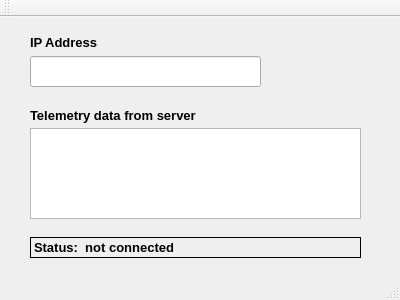
<?xml version="1.0" encoding="UTF-8"?>
<ui version="4.0">
 <class>MainWindow</class>
 <widget class="QMainWindow" name="MainWindow">
  <property name="geometry">
   <rect>
    <x>0</x>
    <y>0</y>
    <width>400</width>
    <height>300</height>
   </rect>
  </property>
  <property name="font">
   <font>
    <pointsize>10</pointsize>
    <weight>75</weight>
    <bold>true</bold>
   </font>
  </property>
  <widget class="QWidget" name="centralWidget">
   <widget class="QTextBrowser" name="telemetryData">
    <property name="geometry">
     <rect>
      <x>30</x>
      <y>111</y>
      <width>331</width>
      <height>91</height>
     </rect>
    </property>
    <property name="font">
     <font>
      <pointsize>10</pointsize>
      <weight>75</weight>
      <bold>true</bold>
     </font>
    </property>
   </widget>
   <widget class="QLabel" name="label">
    <property name="geometry">
     <rect>
      <x>30</x>
      <y>90</y>
      <width>201</width>
      <height>16</height>
     </rect>
    </property>
    <property name="font">
     <font>
      <pointsize>10</pointsize>
     </font>
    </property>
    <property name="text">
     <string>Telemetry data from server</string>
    </property>
   </widget>
   <widget class="QLabel" name="connectionStatus">
    <property name="geometry">
     <rect>
      <x>30</x>
      <y>220</y>
      <width>331</width>
      <height>21</height>
     </rect>
    </property>
    <property name="frameShape">
     <enum>QFrame::Box</enum>
    </property>
    <property name="text">
     <string>Status:  not connected</string>
    </property>
   </widget>
   <widget class="QLineEdit" name="ipaddressInput">
    <property name="geometry">
     <rect>
      <x>30</x>
      <y>39</y>
      <width>231</width>
      <height>31</height>
     </rect>
    </property>
   </widget>
   <widget class="QLabel" name="label_2">
    <property name="geometry">
     <rect>
      <x>30</x>
      <y>10</y>
      <width>211</width>
      <height>31</height>
     </rect>
    </property>
    <property name="text">
     <string>IP Address</string>
    </property>
   </widget>
  </widget>
  <widget class="QMenuBar" name="menuBar">
   <property name="geometry">
    <rect>
     <x>0</x>
     <y>0</y>
     <width>400</width>
     <height>21</height>
    </rect>
   </property>
  </widget>
  <widget class="QToolBar" name="mainToolBar">
   <attribute name="toolBarArea">
    <enum>TopToolBarArea</enum>
   </attribute>
   <attribute name="toolBarBreak">
    <bool>false</bool>
   </attribute>
  </widget>
  <widget class="QStatusBar" name="statusBar"/>
 </widget>
 <layoutdefault spacing="6" margin="11"/>
 <resources/>
 <connections/>
</ui>
